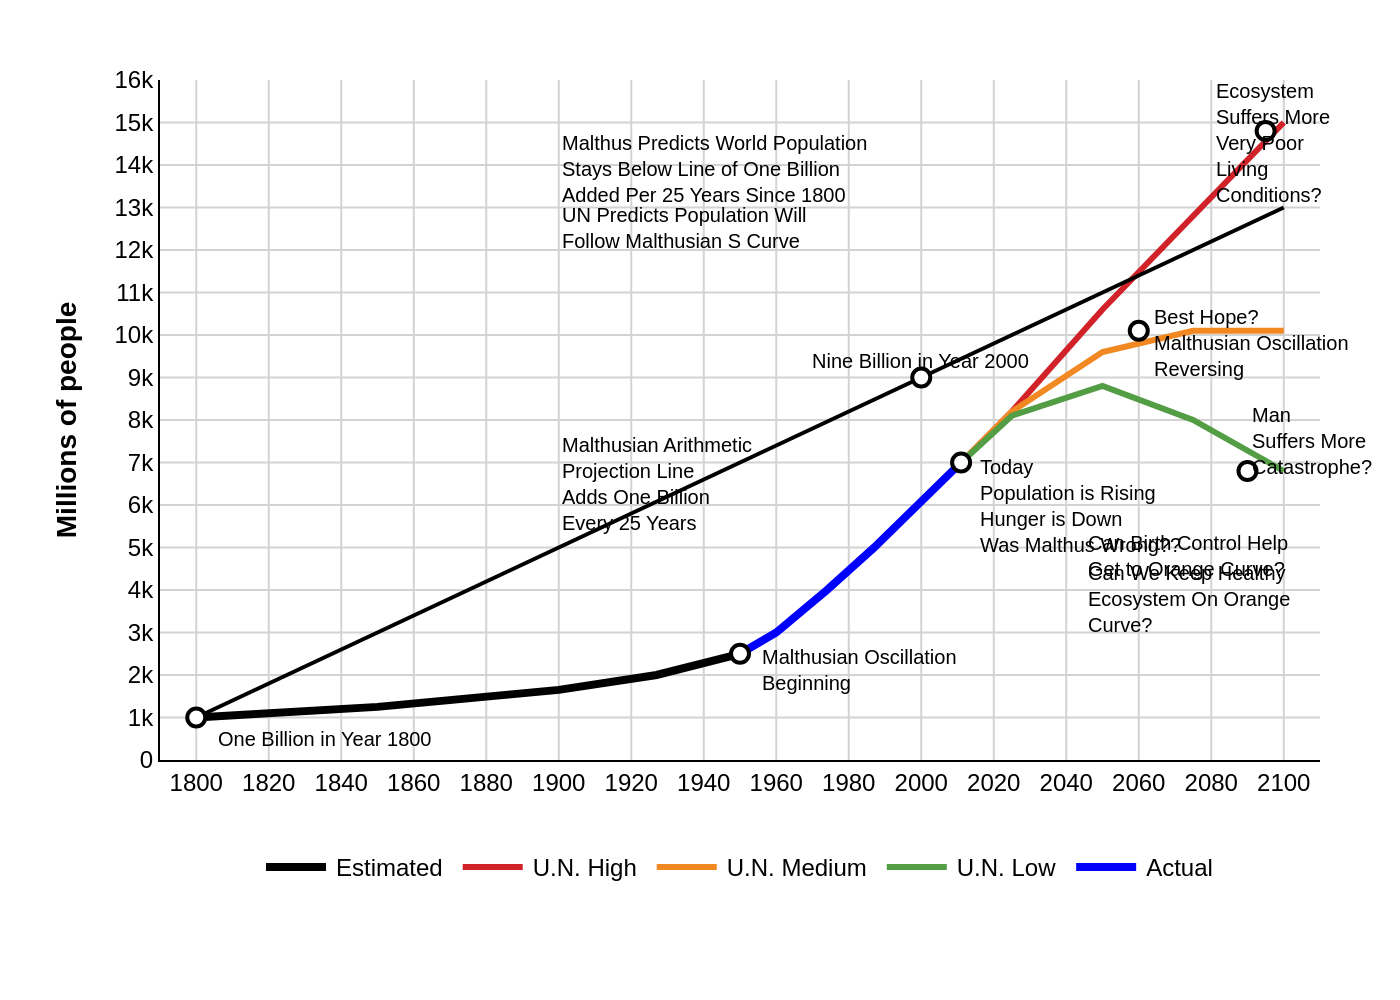

This chart was generated by the following Python code:
import sys
import json
import os
import plotly.graph_objects as go

def main():
    if len(sys.argv) != 2:
        print("Usage: python <script_name>.py <json_file_path>")
        sys.exit(1)

    json_path = sys.argv[1]
    if not os.path.exists(json_path):
        print(f"Error: JSON file not found at '{json_path}'")
        sys.exit(1)

    with open(json_path, 'r', encoding='utf-8') as f:
        chart_data = json.load(f)

    fig = go.Figure()

    # Add traces from JSON data
    for series in chart_data["chart_data"]:
        if series["type"] == "line":
            fig.add_trace(go.Scatter(
                x=series["x"],
                y=series["y"],
                name=series["name"],
                mode='lines',
                line=dict(
                    color=series["style"]["color"],
                    width=series["style"]["width"]
                ),
                showlegend=series["showlegend"]
            ))
        elif series["type"] == "markers":
            fig.add_trace(go.Scatter(
                x=series["x"],
                y=series["y"],
                name=series["name"],
                mode='markers',
                marker=dict(
                    color=series["style"]["color"],
                    size=series["style"]["size"],
                    line=dict(
                        color=series["style"]["line"]["color"],
                        width=series["style"]["line"]["width"]
                    )
                ),
                showlegend=series["showlegend"]
            ))

    # Add annotations
    for ann in chart_data["texts"]["annotations"]:
        fig.add_annotation(
            x=ann["x"],
            y=ann["y"],
            text=ann["text"],
            showarrow=False,
            align=ann.get("align", "left"),
            xanchor='left' if ann.get("align", "left") == 'left' else 'center',
            font=dict(family="Arial", size=10, color="black")
        )

    # Update layout
    fig.update_layout(
        plot_bgcolor='white',
        paper_bgcolor='white',
        font=dict(family="Arial", size=12, color="black"),
        xaxis=dict(
            title_text=chart_data["texts"]["x_axis_title"],
            range=[1790, 2110],
            tickmode='linear',
            dtick=20,
            showgrid=True,
            gridwidth=1,
            gridcolor='lightgrey',
            linecolor='black'
        ),
        yaxis=dict(
            title_text=chart_data["texts"]["y_axis_title"],
            range=[0, 16000],
            tickmode='linear',
            dtick=1000,
            showgrid=True,
            gridwidth=1,
            gridcolor='lightgrey',
            linecolor='black'
        ),
        legend=dict(
            orientation="h",
            yanchor="bottom",
            y=-0.2,
            xanchor="center",
            x=0.5
        ),
        margin=dict(l=80, r=40, t=40, b=120)
    )

    # Generate output filename and save image
    base_filename = os.path.splitext(os.path.basename(json_path))[0]
    output_filename = f"{base_filename}.png"

    fig.write_image(output_filename, scale=2)
    print(f"Chart saved to {output_filename}")

if __name__ == "__main__":
    main()
